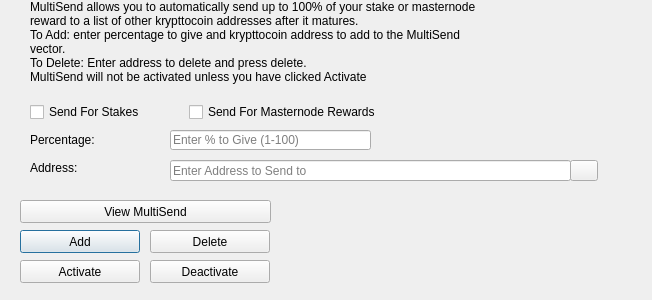
<?xml version="1.0" encoding="UTF-8"?>
<ui version="4.0">
 <class>MultiSendDialog</class>
 <widget class="QDialog" name="MultiSendDialog">
  <property name="windowModality">
   <enum>Qt::NonModal</enum>
  </property>
  <property name="geometry">
   <rect>
    <x>0</x>
    <y>0</y>
    <width>652</width>
    <height>300</height>
   </rect>
  </property>
  <property name="windowTitle">
   <string>MultiSend</string>
  </property>
  <widget class="QLineEdit" name="multiSendPercentEdit">
   <property name="geometry">
    <rect>
     <x>170</x>
     <y>130</y>
     <width>201</width>
     <height>20</height>
    </rect>
   </property>
   <property name="toolTip">
    <string>Enter whole numbers 1 - 100</string>
   </property>
   <property name="placeholderText">
    <string>Enter % to Give (1-100)</string>
   </property>
  </widget>
  <widget class="QLineEdit" name="multiSendAddressEdit">
   <property name="geometry">
    <rect>
     <x>170</x>
     <y>160</y>
     <width>401</width>
     <height>21</height>
    </rect>
   </property>
   <property name="toolTip">
    <string/>
   </property>
   <property name="placeholderText">
    <string>Enter Address to Send to</string>
   </property>
  </widget>
  <widget class="QLabel" name="label_2">
   <property name="geometry">
    <rect>
     <x>30</x>
     <y>0</y>
     <width>451</width>
     <height>121</height>
    </rect>
   </property>
   <property name="lineWidth">
    <number>1</number>
   </property>
   <property name="text">
    <string>MultiSend allows you to automatically send up to 100% of your stake or masternode reward to a list of other krypttocoin addresses after it matures.
To Add: enter percentage to give and krypttocoin address to add to the MultiSend vector.
To Delete: Enter address to delete and press delete.
MultiSend will not be activated unless you have clicked Activate</string>
   </property>
   <property name="alignment">
    <set>Qt::AlignLeading|Qt::AlignLeft|Qt::AlignTop</set>
   </property>
   <property name="wordWrap">
    <bool>true</bool>
   </property>
  </widget>
  <widget class="QLabel" name="message">
   <property name="geometry">
    <rect>
     <x>290</x>
     <y>200</y>
     <width>351</width>
     <height>91</height>
    </rect>
   </property>
   <property name="text">
    <string/>
   </property>
  </widget>
  <widget class="QPushButton" name="addButton">
   <property name="geometry">
    <rect>
     <x>20</x>
     <y>230</y>
     <width>120</width>
     <height>23</height>
    </rect>
   </property>
   <property name="toolTip">
    <string/>
   </property>
   <property name="statusTip">
    <string>Add to MultiSend Vector</string>
   </property>
   <property name="text">
    <string>Add</string>
   </property>
  </widget>
  <widget class="QPushButton" name="disableButton">
   <property name="geometry">
    <rect>
     <x>150</x>
     <y>260</y>
     <width>120</width>
     <height>23</height>
    </rect>
   </property>
   <property name="statusTip">
    <string>Deactivate MultiSend</string>
   </property>
   <property name="text">
    <string>Deactivate</string>
   </property>
  </widget>
  <widget class="QPushButton" name="addressBookButton">
   <property name="geometry">
    <rect>
     <x>570</x>
     <y>160</y>
     <width>28</width>
     <height>21</height>
    </rect>
   </property>
   <property name="toolTip">
    <string>Choose an address from the address book</string>
   </property>
   <property name="text">
    <string/>
   </property>
   <property name="icon">
    <iconset resource="../krypttocoin.qrc">
     <normaloff>:/icons/address-book</normaloff>:/icons/address-book</iconset>
   </property>
   <property name="shortcut">
    <string>Alt+A</string>
   </property>
   <property name="autoDefault">
    <bool>false</bool>
   </property>
  </widget>
  <widget class="QLabel" name="label">
   <property name="geometry">
    <rect>
     <x>30</x>
     <y>130</y>
     <width>121</width>
     <height>20</height>
    </rect>
   </property>
   <property name="toolTip">
    <string>Percentage of stake to send</string>
   </property>
   <property name="text">
    <string>Percentage:</string>
   </property>
  </widget>
  <widget class="QLabel" name="label_5">
   <property name="geometry">
    <rect>
     <x>30</x>
     <y>160</y>
     <width>111</width>
     <height>16</height>
    </rect>
   </property>
   <property name="toolTip">
    <string>Address to send portion of stake to</string>
   </property>
   <property name="text">
    <string>Address:</string>
   </property>
  </widget>
  <widget class="QPushButton" name="deleteButton">
   <property name="geometry">
    <rect>
     <x>150</x>
     <y>230</y>
     <width>120</width>
     <height>23</height>
    </rect>
   </property>
   <property name="toolTip">
    <string/>
   </property>
   <property name="statusTip">
    <string>Delete Address From MultiSend Vector</string>
   </property>
   <property name="text">
    <string>Delete</string>
   </property>
  </widget>
  <widget class="QPushButton" name="activateButton">
   <property name="geometry">
    <rect>
     <x>20</x>
     <y>260</y>
     <width>120</width>
     <height>23</height>
    </rect>
   </property>
   <property name="statusTip">
    <string>Activate MultiSend</string>
   </property>
   <property name="text">
    <string>Activate</string>
   </property>
  </widget>
  <widget class="QPushButton" name="viewButton">
   <property name="geometry">
    <rect>
     <x>20</x>
     <y>200</y>
     <width>251</width>
     <height>23</height>
    </rect>
   </property>
   <property name="toolTip">
    <string/>
   </property>
   <property name="statusTip">
    <string>View MultiSend Vector</string>
   </property>
   <property name="text">
    <string>View MultiSend</string>
   </property>
  </widget>
  <widget class="QWidget" name="horizontalLayoutWidget">
   <property name="geometry">
    <rect>
     <x>30</x>
     <y>100</y>
     <width>351</width>
     <height>24</height>
    </rect>
   </property>
   <layout class="QHBoxLayout" name="horizontalLayout">
    <item>
     <widget class="QCheckBox" name="multiSendStakeCheckBox">
      <property name="text">
       <string>Send For Stakes</string>
      </property>
     </widget>
    </item>
    <item>
     <widget class="QCheckBox" name="multiSendMasternodeCheckBox">
      <property name="text">
       <string>Send For Masternode Rewards</string>
      </property>
     </widget>
    </item>
   </layout>
  </widget>
 </widget>
 <resources>
  <include location="../krypttocoin.qrc"/>
 </resources>
 <connections/>
</ui>
